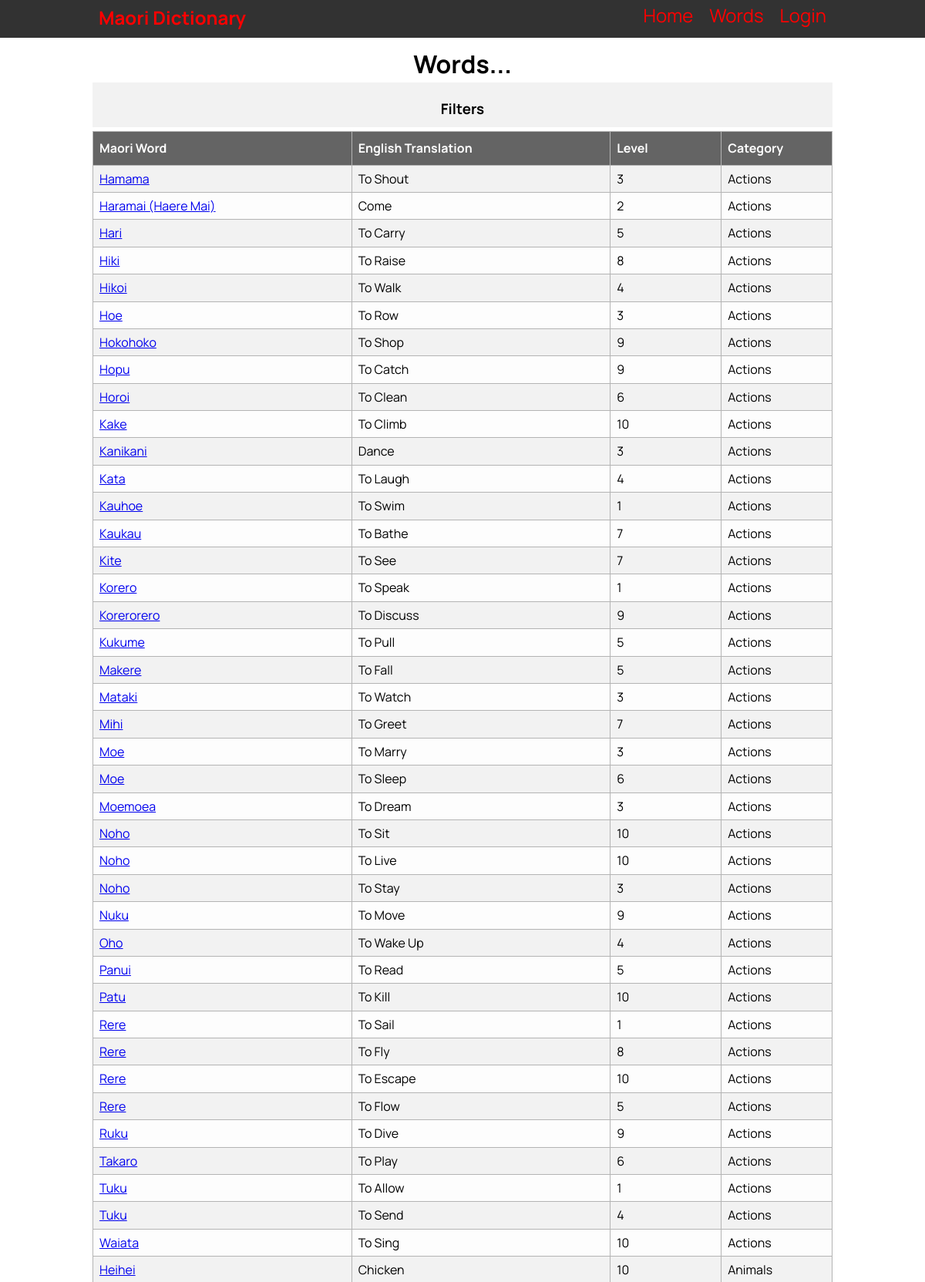
Page /word_list/0_0 (upper part) on the committed database.
### tables this page shows
CREATE TABLE "vocab_list"
(
    id                  integer
        constraint vocab_list_pk
            primary key autoincrement,
    maori_word          varchar(30),
    english_translation varchar(30),
    category            varchar(30),
    definition          varchar(100),
    level               integer,
    last_edited_time    date,
    last_edited_user    varchar(60)
, image_name varchar(30));

### app.py (the view)
@app.route('/word_list/<category_id>_<level_id>')
def render_word_list(category_id, level_id):
    con = create_connection(DATABASE)
    cur = con.cursor()
    query = "SELECT id, name FROM category"
    cur.execute(query)
    category_list = cur.fetchall()
    query = "SELECT id, number FROM level"
    cur.execute(query)
    level_list = cur.fetchall()
    category = category_list[int(category_id) - 1][1]
    level = int(level_id)
    if category_id == "0" and level_id == "0":
        query = "SELECT id, maori_word, english_translation, category, level FROM vocab_list"
        cur.execute(query)
    elif category_id != "0" and level_id == "0":
        query = "SELECT id, maori_word, english_translation, category, level FROM vocab_list WHERE category=?"
        cur.execute(query, (category,))
    elif category_id == "0" and level_id != "0":
        query = "SELECT id, maori_word, english_translation, category, level FROM vocab_list WHERE level=?"
        cur.execute(query, (level,))
    else:
        query = "SELECT id, maori_word, english_translation, category, level FROM vocab_list WHERE category=? AND level=?"
        cur.execute(query, (category, level))
    word_list = cur.fetchall()
    con.close()
    word_list = reformat_word_list(word_list)
    category_list = reformat_category_list(category_list)
    return render_template('word_list.html', page_name='Words', logged_in=is_logged_in(), admin=is_admin(),
                           word_list=word_list, category_list=category_list, level_list=level_list,
                           current_category=category_id, current_level=level_id)

### app.py (called while the page is built)
def create_connection(db_file):
    try:
        connection = sqlite3.connect(db_file)
        return connection
    except Error as e:
        print(e)
    return None

def is_logged_in():
    if session.get('email') is None:
        return False
    else:
        return True

def is_admin():
    if is_logged_in():
        if session.get('role') == "Teacher" or session.get('role') == "Admin":
            return True
        else:
            return False
    else:
        return False

def reformat_word_list(words):
    word_list = []
    for word in words:
        if len(word) == 4:
            word = (word[0], str(word[1]).title(), str(word[2]).title(), str(word[3]).title())
        elif len(word) == 5:
            word = (word[0], str(word[1]).title(), str(word[2]).title(), str(word[3]).title(), str(word[4]))
        word_list.append(word)
    return word_list

def reformat_category_list(categories):
    category_list = []
    for category in categories:
        category = (category[0], str(category[1]).title())
        category_list.append(category)
    return category_list

### templates/word_list.html (shortened to what this page needs)
{% extends "base.html" %}
{% block pageheading %}Words...{% endblock %}
{% block main %}
<div class="container">
  <button type="button" class="collapsible"><h3>Filters</h3></button>
</div>
<table class="list">
  <tr>
    <th style="width:35%">Maori Word</th>
    <th style="width:35%">English Translation</th>
    <th style="width:15%">Level</th>
    <th style="width:15%">Category</th>
  </tr>
  {% for word in word_list %}
    <tr>
      <td><a href="/individual_word/{{ word[0] }}">{{ word[1] }}</a></td>
      <td>{{ word[2] }}</td>
      <td>{{ word[4] }}</td>
      <td>{{ word[3] }}</td>
    </tr>
  {% endfor %}
</table>
{% endblock %}

### static/MDW.css (style rules this page uses)
* { font-family: 'Manrope', sans-serif; padding: 0; margin: 0; box-sizing: border-box; }
body { background-color: rgb(255, 255, 255); }
.container { width: 80vw; margin: auto; }
.container::after { content: ""; clear: both; display: table; }
h3, h4 { text-align: center; margin: 1.5rem 0 0.5rem 0; }
.collapsible { background-color: #f2f2f2; cursor: pointer; padding-bottom: 5px; width: 100%; outline: none; border: none; margin-top: 5px; margin-bottom: 5px; }
table { font-family: Arial, Helvetica, sans-serif; border-collapse: collapse; width: 100%; }
td, th { border: 1px solid #b4b4b4; padding: 8px; }
.list th, .info .header { padding-top: 12px; padding-bottom: 12px; text-align: left; background-color: #646464; color: white; }
.list { border: 1px solid #b4b4b4; }
.list tr:nth-child(odd) { background-color: #fdfdfd; }
.list tr:nth-child(even) { background-color: #f2f2f2; }

### rows in the picture
vocab_list: maori_word "Hamama", english_translation "To Shout", level "3", category "Actions"
vocab_list: maori_word "Haramai (Haere Mai)", english_translation "Come", word "2", category "Actions"
vocab_list: maori_word "Hari", english_translation "To Carry", level "5", category "Actions"
vocab_list: maori_word "Hiki", english_translation "To Raise", level "8", category "Actions"
vocab_list: maori_word "Hikoi", english_translation "To Walk", level "4", category "Actions"
vocab_list: maori_word "Hoe", english_translation "To Row", level "3", category "Actions"
vocab_list: maori_word "Hokohoko", english_translation "To Shop", level "9", category "Actions"
vocab_list: maori_word "Hopu", english_translation "To Catch", level "9", category "Actions"
vocab_list: maori_word "Horoi", english_translation "To Clean", level "6", category "Actions"
vocab_list: maori_word "Kake", english_translation "To Climb", word "10", category "Actions"
vocab_list: maori_word "Kanikani", english_translation "Dance", level "3", category "Actions"
vocab_list: maori_word "Kata", english_translation "To Laugh", level "4", category "Actions"
vocab_list: maori_word "Kauhoe", english_translation "To Swim", level "1", category "Actions"
vocab_list: maori_word "Kaukau", english_translation "To Bathe", level "7", category "Actions"
vocab_list: maori_word "Kite", english_translation "To See", level "7", category "Actions"
vocab_list: maori_word "Korero", english_translation "To Speak", level "1", category "Actions"
vocab_list: maori_word "Korerorero", english_translation "To Discuss", level "9", category "Actions"
vocab_list: maori_word "Kukume", english_translation "To Pull", level "5", category "Actions"
vocab_list: maori_word "Makere", english_translation "To Fall", level "5", category "Actions"
vocab_list: maori_word "Mataki", english_translation "To Watch", level "3", category "Actions"
vocab_list: maori_word "Mihi", english_translation "To Greet", level "7", category "Actions"
vocab_list: maori_word "Moe", english_translation "To Marry", level "3", category "Actions"
vocab_list: maori_word "Moe", english_translation "To Sleep", level "6", category "Actions"
vocab_list: maori_word "Moemoea", english_translation "To Dream", level "3", category "Actions"
vocab_list: maori_word "Noho", english_translation "To Sit", level "10", category "Actions"
vocab_list: maori_word "Noho", english_translation "To Live", level "10", category "Actions"
vocab_list: maori_word "Noho", english_translation "To Stay", level "3", category "Actions"
vocab_list: maori_word "Nuku", english_translation "To Move", level "9", category "Actions"
vocab_list: maori_word "Oho", english_translation "To Wake Up", level "4", category "Actions"
vocab_list: maori_word "Panui", english_translation "To Read", level "5", category "Actions"
vocab_list: maori_word "Patu", english_translation "To Kill", level "10", category "Actions"
vocab_list: maori_word "Rere", english_translation "To Sail", level "1", category "Actions"
vocab_list: maori_word "Rere", english_translation "To Fly", level "8", category "Actions"
vocab_list: maori_word "Rere", english_translation "To Escape", level "10", category "Actions"
vocab_list: maori_word "Rere", english_translation "To Flow", level "5", category "Actions"
vocab_list: maori_word "Ruku", english_translation "To Dive", level "9", category "Actions"
vocab_list: maori_word "Takaro", english_translation "To Play", level "6", category "Actions"
vocab_list: maori_word "Tuku", english_translation "To Allow", level "1", category "Actions"
vocab_list: maori_word "Tuku", english_translation "To Send", level "4", category "Actions"
vocab_list: maori_word "Waiata", english_translation "To Sing", level "10", category "Actions"
vocab_list: maori_word "Heihei", word "Chicken", level "10", category "Animals"
